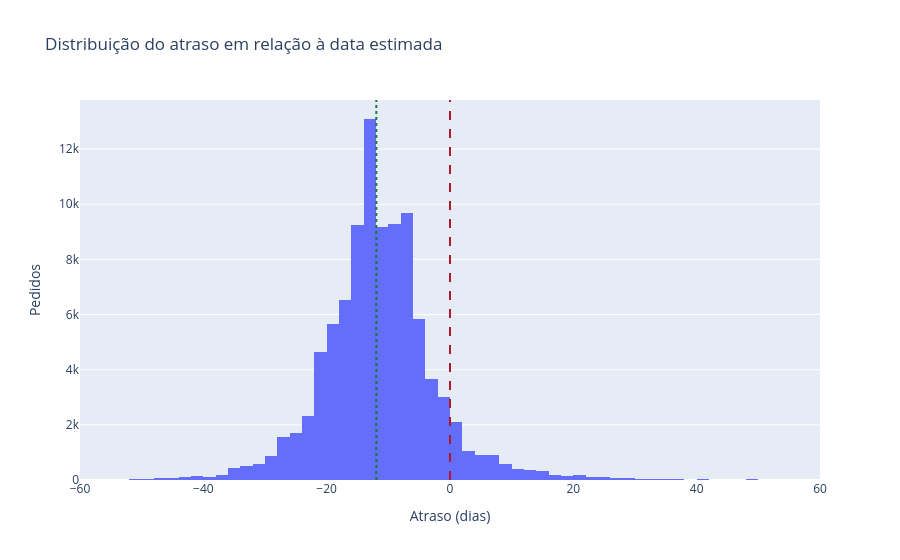
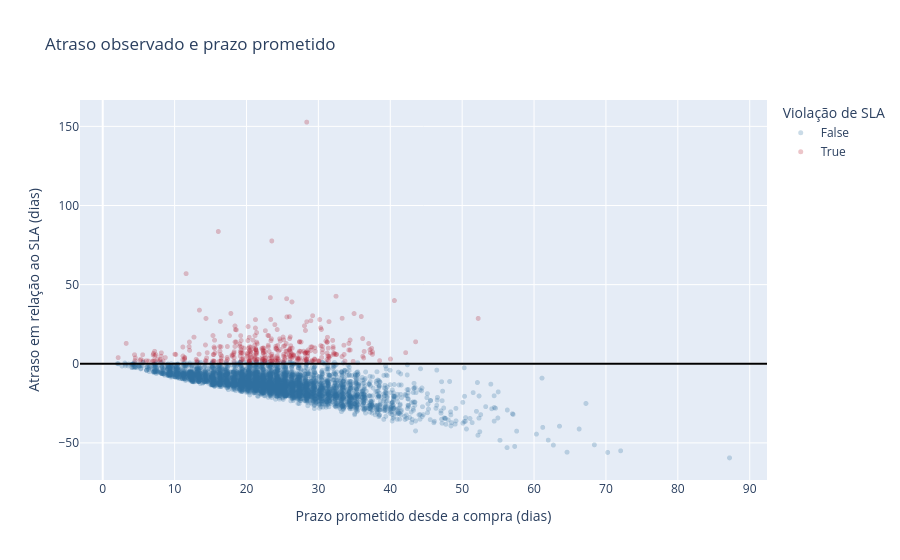

The code cell stored with these charts, in order, in its notebook:
### Markdown cell above
## Distribuição do atraso e relação com o prazo prometido

O primeiro gráfico mostra a distribuição do atraso em dias, com zero como fronteira entre entrega antecipada e violação. O segundo compara o prazo prometido com o prazo real. A comparação é descritiva: o prazo real é uma medida pós-evento e não pode entrar como variável preditora de um modelo operacional.

### Code cell
display(plot_delay_distribution(supervised, language=LANG))
display(plot_lead_scatter(supervised, language=LANG))

### Figure 1 — Plotly figure (JSON) as saved in the notebook; plotly's stock layout.template omitted (floating-point values rounded to 4 significant figures; data arrays with more than 128 entries replaced by an {"elided": "..."} marker saying what was removed)
{"data": [{"bingroup": "x", "hovertemplate": "Atraso (dias)=%{x}<br>count=%{y}<extra></extra>", "legendgroup": "", "marker": {"color": "#636efa", "pattern": {"shape": ""}}, "name": "", "nbinsx": 60, "orientation": "v", "showlegend": false, "type": "histogram", "x": {"elided": "96352 float values"}, "xaxis": "x", "yaxis": "y"}], "layout": {"barmode": "relative", "legend": {"tracegroupgap": 0}, "shapes": [{"line": {"color": "#b2182b", "dash": "dash"}, "type": "line", "x0": 0, "x1": 0, "xref": "x", "y0": 0, "y1": 1, "yref": "y domain"}, {"line": {"color": "#1b7837", "dash": "dot"}, "type": "line", "x0": -11.95, "x1": -11.95, "xref": "x", "y0": 0, "y1": 1, "yref": "y domain"}], "showlegend": false, "title": {"text": "Distribuição do atraso em relação à data estimada"}, "xaxis": {"anchor": "y", "domain": [0, 1], "title": {"text": "Atraso (dias)"}}, "yaxis": {"anchor": "x", "domain": [0, 1], "title": {"text": "Pedidos"}}}}

### Figure 2 — Plotly figure (JSON) as saved in the notebook; plotly's stock layout.template omitted (floating-point values rounded to 4 significant figures; data arrays with more than 128 entries replaced by an {"elided": "..."} marker saying what was removed)
{"data": [{"hovertemplate": "Violação de SLA=False<br>Prazo prometido desde a compra (dias)=%{x}<br>Atraso em relação ao SLA (dias)=%{y}<extra></extra>", "legendgroup": "False", "marker": {"color": "#2f6f9f", "opacity": 0.25, "size": 5, "symbol": "circle"}, "mode": "markers", "name": "False", "showlegend": true, "type": "scattergl", "x": {"elided": "4650 float values"}, "xaxis": "x", "y": {"elided": "4650 float values"}, "yaxis": "y"}, {"hovertemplate": "Violação de SLA=True<br>Prazo prometido desde a compra (dias)=%{x}<br>Atraso em relação ao SLA (dias)=%{y}<extra></extra>", "legendgroup": "True", "marker": {"color": "#b2182b", "opacity": 0.25, "size": 5, "symbol": "circle"}, "mode": "markers", "name": "True", "showlegend": true, "type": "scattergl", "x": {"elided": "350 float values"}, "xaxis": "x", "y": {"elided": "350 float values"}, "yaxis": "y"}], "layout": {"legend": {"title": {"text": "Violação de SLA"}, "tracegroupgap": 0}, "shapes": [{"line": {"color": "black"}, "type": "line", "x0": 0, "x1": 1, "xref": "x domain", "y0": 0, "y1": 0, "yref": "y"}], "title": {"text": "Atraso observado e prazo prometido"}, "xaxis": {"anchor": "y", "domain": [0, 1], "title": {"text": "Prazo prometido desde a compra (dias)"}}, "yaxis": {"anchor": "x", "domain": [0, 1], "title": {"text": "Atraso em relação ao SLA (dias)"}}}}
